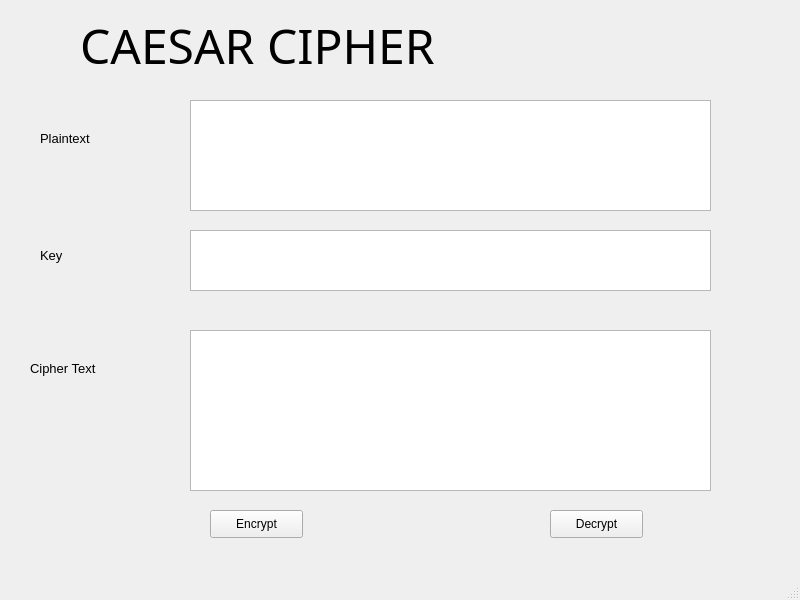
<?xml version="1.0" encoding="UTF-8"?>
<ui version="4.0">
 <class>MainWindow</class>
 <widget class="QMainWindow" name="MainWindow">
  <property name="geometry">
   <rect>
    <x>0</x>
    <y>0</y>
    <width>800</width>
    <height>600</height>
   </rect>
  </property>
  <property name="windowTitle">
   <string>MainWindow</string>
  </property>
  <widget class="QWidget" name="centralwidget">
   <widget class="QLabel" name="label">
    <property name="geometry">
     <rect>
      <x>80</x>
      <y>20</y>
      <width>651</width>
      <height>51</height>
     </rect>
    </property>
    <property name="font">
     <font>
      <family>Ravie</family>
      <pointsize>36</pointsize>
     </font>
    </property>
    <property name="text">
     <string>CAESAR CIPHER</string>
    </property>
   </widget>
   <widget class="QLabel" name="label_2">
    <property name="geometry">
     <rect>
      <x>40</x>
      <y>130</y>
      <width>71</width>
      <height>16</height>
     </rect>
    </property>
    <property name="font">
     <font>
      <pointsize>10</pointsize>
     </font>
    </property>
    <property name="text">
     <string>Plaintext</string>
    </property>
   </widget>
   <widget class="QLabel" name="label_3">
    <property name="geometry">
     <rect>
      <x>40</x>
      <y>240</y>
      <width>71</width>
      <height>31</height>
     </rect>
    </property>
    <property name="font">
     <font>
      <pointsize>10</pointsize>
     </font>
    </property>
    <property name="text">
     <string>Key</string>
    </property>
   </widget>
   <widget class="QLabel" name="label_4">
    <property name="geometry">
     <rect>
      <x>30</x>
      <y>360</y>
      <width>101</width>
      <height>16</height>
     </rect>
    </property>
    <property name="font">
     <font>
      <pointsize>10</pointsize>
     </font>
    </property>
    <property name="text">
     <string>Cipher Text</string>
    </property>
   </widget>
   <widget class="QTextEdit" name="textEdit">
    <property name="geometry">
     <rect>
      <x>190</x>
      <y>100</y>
      <width>521</width>
      <height>111</height>
     </rect>
    </property>
   </widget>
   <widget class="QTextEdit" name="textEdit_2">
    <property name="geometry">
     <rect>
      <x>190</x>
      <y>230</y>
      <width>521</width>
      <height>61</height>
     </rect>
    </property>
   </widget>
   <widget class="QTextEdit" name="textEdit_3">
    <property name="geometry">
     <rect>
      <x>190</x>
      <y>330</y>
      <width>521</width>
      <height>161</height>
     </rect>
    </property>
   </widget>
   <widget class="QPushButton" name="pushButton">
    <property name="geometry">
     <rect>
      <x>210</x>
      <y>510</y>
      <width>93</width>
      <height>28</height>
     </rect>
    </property>
    <property name="text">
     <string>Encrypt</string>
    </property>
   </widget>
   <widget class="QPushButton" name="pushButton_2">
    <property name="geometry">
     <rect>
      <x>550</x>
      <y>510</y>
      <width>93</width>
      <height>28</height>
     </rect>
    </property>
    <property name="text">
     <string>Decrypt</string>
    </property>
   </widget>
  </widget>
  <widget class="QMenuBar" name="menubar">
   <property name="geometry">
    <rect>
     <x>0</x>
     <y>0</y>
     <width>800</width>
     <height>26</height>
    </rect>
   </property>
  </widget>
  <widget class="QStatusBar" name="statusbar"/>
 </widget>
 <resources/>
 <connections/>
</ui>
